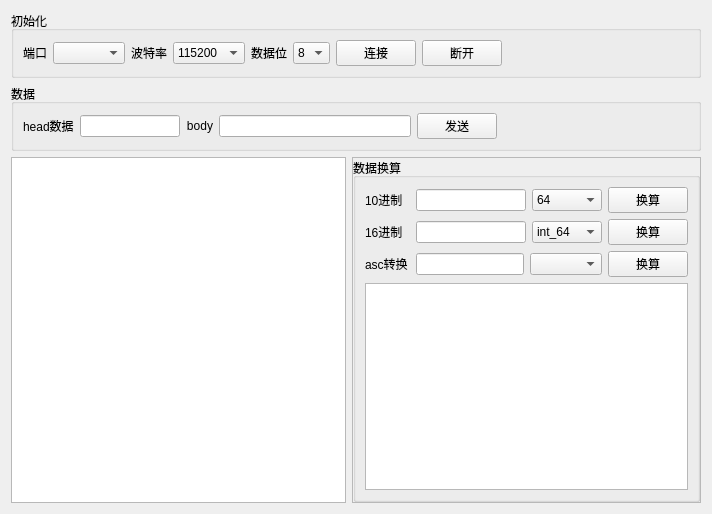
<?xml version="1.0" encoding="UTF-8"?>
<ui version="4.0">
 <class>dataShowForm</class>
 <widget class="QWidget" name="dataShowForm">
  <property name="geometry">
   <rect>
    <x>0</x>
    <y>0</y>
    <width>712</width>
    <height>514</height>
   </rect>
  </property>
  <property name="windowTitle">
   <string>Form</string>
  </property>
  <layout class="QGridLayout" name="gridLayout">
   <item row="0" column="0" colspan="2">
    <widget class="QGroupBox" name="groupBox_2">
     <property name="title">
      <string>初始化</string>
     </property>
     <layout class="QHBoxLayout" name="horizontalLayout_5">
      <item>
       <widget class="QLabel" name="label">
        <property name="text">
         <string>端口</string>
        </property>
       </widget>
      </item>
      <item>
       <widget class="QComboBox" name="comboBox_port"/>
      </item>
      <item>
       <widget class="QLabel" name="label_7">
        <property name="text">
         <string>波特率</string>
        </property>
        <property name="alignment">
         <set>Qt::AlignRight|Qt::AlignTrailing|Qt::AlignVCenter</set>
        </property>
       </widget>
      </item>
      <item>
       <widget class="QComboBox" name="comboBox_BaudRate">
        <property name="currentIndex">
         <number>7</number>
        </property>
        <item>
         <property name="text">
          <string>1200</string>
         </property>
        </item>
        <item>
         <property name="text">
          <string>2400</string>
         </property>
        </item>
        <item>
         <property name="text">
          <string>4800</string>
         </property>
        </item>
        <item>
         <property name="text">
          <string>9600</string>
         </property>
        </item>
        <item>
         <property name="text">
          <string>19200</string>
         </property>
        </item>
        <item>
         <property name="text">
          <string>38400</string>
         </property>
        </item>
        <item>
         <property name="text">
          <string>57600</string>
         </property>
        </item>
        <item>
         <property name="text">
          <string>115200</string>
         </property>
        </item>
       </widget>
      </item>
      <item>
       <widget class="QLabel" name="label_8">
        <property name="text">
         <string>数据位</string>
        </property>
        <property name="alignment">
         <set>Qt::AlignRight|Qt::AlignTrailing|Qt::AlignVCenter</set>
        </property>
       </widget>
      </item>
      <item>
       <widget class="QComboBox" name="comboBox_databit">
        <property name="currentIndex">
         <number>3</number>
        </property>
        <item>
         <property name="text">
          <string>5</string>
         </property>
        </item>
        <item>
         <property name="text">
          <string>6</string>
         </property>
        </item>
        <item>
         <property name="text">
          <string>7</string>
         </property>
        </item>
        <item>
         <property name="text">
          <string>8</string>
         </property>
        </item>
       </widget>
      </item>
      <item>
       <widget class="QPushButton" name="pushButton_connect">
        <property name="text">
         <string>连接</string>
        </property>
       </widget>
      </item>
      <item>
       <widget class="QPushButton" name="pushButton_disconnect">
        <property name="text">
         <string>断开</string>
        </property>
       </widget>
      </item>
      <item>
       <spacer name="horizontalSpacer">
        <property name="orientation">
         <enum>Qt::Horizontal</enum>
        </property>
        <property name="sizeHint" stdset="0">
         <size>
          <width>40</width>
          <height>20</height>
         </size>
        </property>
       </spacer>
      </item>
     </layout>
    </widget>
   </item>
   <item row="1" column="0" colspan="2">
    <widget class="QGroupBox" name="groupBox_3">
     <property name="title">
      <string>数据</string>
     </property>
     <layout class="QHBoxLayout" name="horizontalLayout_4">
      <item>
       <widget class="QLabel" name="label_2">
        <property name="text">
         <string>head数据</string>
        </property>
       </widget>
      </item>
      <item>
       <widget class="QLineEdit" name="lineEdit_data">
        <property name="maximumSize">
         <size>
          <width>100</width>
          <height>16777215</height>
         </size>
        </property>
       </widget>
      </item>
      <item>
       <widget class="QLabel" name="label_3">
        <property name="text">
         <string>body</string>
        </property>
        <property name="alignment">
         <set>Qt::AlignRight|Qt::AlignTrailing|Qt::AlignVCenter</set>
        </property>
       </widget>
      </item>
      <item>
       <widget class="QLineEdit" name="lineEdit_body"/>
      </item>
      <item>
       <widget class="QPushButton" name="pushButton_send">
        <property name="text">
         <string>发送</string>
        </property>
       </widget>
      </item>
      <item>
       <spacer name="horizontalSpacer_2">
        <property name="orientation">
         <enum>Qt::Horizontal</enum>
        </property>
        <property name="sizeHint" stdset="0">
         <size>
          <width>40</width>
          <height>20</height>
         </size>
        </property>
       </spacer>
      </item>
     </layout>
    </widget>
   </item>
   <item row="2" column="0">
    <widget class="QTextEdit" name="textEdit_recv"/>
   </item>
   <item row="2" column="1">
    <widget class="QFrame" name="frame">
     <property name="minimumSize">
      <size>
       <width>200</width>
       <height>0</height>
      </size>
     </property>
     <property name="frameShape">
      <enum>QFrame::StyledPanel</enum>
     </property>
     <property name="frameShadow">
      <enum>QFrame::Raised</enum>
     </property>
     <layout class="QGridLayout" name="gridLayout_4">
      <property name="leftMargin">
       <number>0</number>
      </property>
      <property name="topMargin">
       <number>0</number>
      </property>
      <property name="rightMargin">
       <number>0</number>
      </property>
      <property name="bottomMargin">
       <number>0</number>
      </property>
      <property name="spacing">
       <number>0</number>
      </property>
      <item row="0" column="0">
       <widget class="QGroupBox" name="groupBox">
        <property name="title">
         <string>数据换算</string>
        </property>
        <layout class="QGridLayout" name="gridLayout_5">
         <item row="0" column="0">
          <layout class="QHBoxLayout" name="horizontalLayout">
           <property name="leftMargin">
            <number>0</number>
           </property>
           <property name="topMargin">
            <number>0</number>
           </property>
           <item>
            <widget class="QLabel" name="label_5">
             <property name="minimumSize">
              <size>
               <width>45</width>
               <height>0</height>
              </size>
             </property>
             <property name="text">
              <string>10进制</string>
             </property>
            </widget>
           </item>
           <item>
            <widget class="QLineEdit" name="lineEdit_sum_2"/>
           </item>
           <item>
            <widget class="QComboBox" name="comboBox_hex">
             <property name="minimumSize">
              <size>
               <width>70</width>
               <height>0</height>
              </size>
             </property>
             <item>
              <property name="text">
               <string>64</string>
              </property>
             </item>
             <item>
              <property name="text">
               <string>32</string>
              </property>
             </item>
             <item>
              <property name="text">
               <string>16</string>
              </property>
             </item>
             <item>
              <property name="text">
               <string>8</string>
              </property>
             </item>
             <item>
              <property name="text">
               <string>u64</string>
              </property>
             </item>
             <item>
              <property name="text">
               <string>u32</string>
              </property>
             </item>
             <item>
              <property name="text">
               <string>u16</string>
              </property>
             </item>
             <item>
              <property name="text">
               <string>u8</string>
              </property>
             </item>
            </widget>
           </item>
           <item>
            <widget class="QPushButton" name="pushButton_sum_2">
             <property name="text">
              <string>换算</string>
             </property>
            </widget>
           </item>
          </layout>
         </item>
         <item row="3" column="0">
          <widget class="QTextEdit" name="textEdit_sum"/>
         </item>
         <item row="1" column="0">
          <layout class="QHBoxLayout" name="horizontalLayout_2">
           <item>
            <widget class="QLabel" name="label_4">
             <property name="minimumSize">
              <size>
               <width>45</width>
               <height>0</height>
              </size>
             </property>
             <property name="text">
              <string>16进制</string>
             </property>
            </widget>
           </item>
           <item>
            <widget class="QLineEdit" name="lineEdit_sum"/>
           </item>
           <item>
            <widget class="QComboBox" name="comboBox_byte">
             <property name="minimumSize">
              <size>
               <width>70</width>
               <height>0</height>
              </size>
             </property>
             <item>
              <property name="text">
               <string>int_64</string>
              </property>
             </item>
             <item>
              <property name="text">
               <string>int_32</string>
              </property>
             </item>
             <item>
              <property name="text">
               <string>float</string>
              </property>
             </item>
             <item>
              <property name="text">
               <string>short</string>
              </property>
             </item>
             <item>
              <property name="text">
               <string>char</string>
              </property>
             </item>
             <item>
              <property name="text">
               <string>Asc</string>
              </property>
             </item>
             <item>
              <property name="text">
               <string>DEC</string>
              </property>
             </item>
             <item>
              <property name="text">
               <string>double</string>
              </property>
             </item>
            </widget>
           </item>
           <item>
            <widget class="QPushButton" name="pushButton_sum">
             <property name="text">
              <string>换算</string>
             </property>
            </widget>
           </item>
          </layout>
         </item>
         <item row="2" column="0">
          <layout class="QHBoxLayout" name="horizontalLayout_3">
           <property name="topMargin">
            <number>0</number>
           </property>
           <item>
            <widget class="QLabel" name="label_6">
             <property name="minimumSize">
              <size>
               <width>45</width>
               <height>0</height>
              </size>
             </property>
             <property name="text">
              <string>asc转换</string>
             </property>
            </widget>
           </item>
           <item>
            <widget class="QLineEdit" name="lineEdit_asc"/>
           </item>
           <item>
            <widget class="QComboBox" name="comboBox">
             <property name="minimumSize">
              <size>
               <width>70</width>
               <height>0</height>
              </size>
             </property>
            </widget>
           </item>
           <item>
            <widget class="QPushButton" name="pushButton_sum_asc">
             <property name="text">
              <string>换算</string>
             </property>
            </widget>
           </item>
          </layout>
         </item>
        </layout>
       </widget>
      </item>
     </layout>
    </widget>
   </item>
  </layout>
 </widget>
 <resources/>
 <connections/>
</ui>
